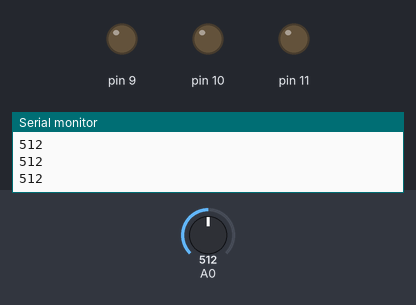
The sketch below on a simulated Arduino Uno, built with avr-gcc and run on an emulated ATmega328P. Shown: output pins drawn as LEDs (lit = HIGH), the last lines printed to the serial monitor. Inputs (shaded band) come from the test bench; at power-on: A0 = 512.

Above: at 1.2 s.
1.3 s: A0 set to 694
2.8 s: A0 set to 714
At 4.0 s:
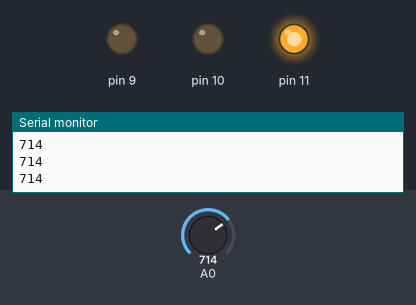
4.3 s: A0 set to 832
5.8 s: A0 set to 849
At 6.5 s:
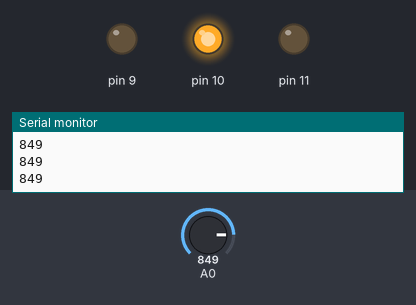
7.3 s: A0 set to 887
8.8 s: A0 set to 908
At 10.0 s:
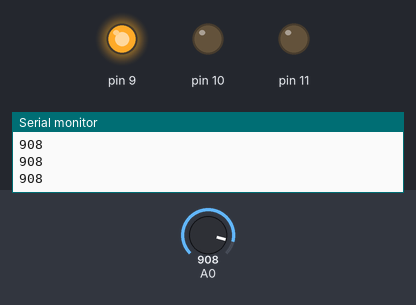
Timing chart, 0 to 11.3 s (numbered marks = the images above; inputs shaded):
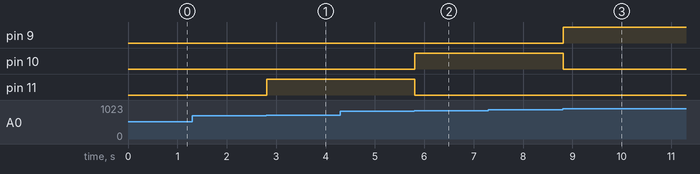

Measured:
- the behaviour switches between 700 and 701 on A0 (found by bisection; images 0 and 1)
- the behaviour switches between 840 and 841 on A0 (found by bisection; images 1 and 2)
- the behaviour switches between 900 and 901 on A0 (found by bisection; images 2 and 3)
- after the input at 2.8 s, pin 11: LOW → HIGH at once
- after the input at 5.8 s, pin 10: LOW → HIGH at once; pin 11: HIGH → LOW at once
- after the input at 8.8 s, pin 9: LOW → HIGH at once; pin 10: HIGH → LOW at once

The sketch:

47_flex_sensor1.ino
```cpp
// C++ code
//
void setup()
{
  pinMode(9,OUTPUT);
  pinMode(10,OUTPUT);
  pinMode(11,OUTPUT);
  pinMode(A0,INPUT);

  Serial.begin(9600);
}

void loop()
{
  int sensorValue = analogRead(A0);

  Serial.println(sensorValue);

  if(sensorValue > 900)
  {
    digitalWrite(9,HIGH);
    digitalWrite(10,LOW);
    digitalWrite(11,LOW);
  }
  else if (sensorValue > 840 && sensorValue < 900)
  {
    digitalWrite(9,LOW);
    digitalWrite(10,HIGH);
    digitalWrite(11,LOW);
  }
  else if(sensorValue > 700 && sensorValue < 840)
  {
    digitalWrite(9,LOW);
    digitalWrite(10,LOW);
    digitalWrite(11,HIGH);
  }
}
```
